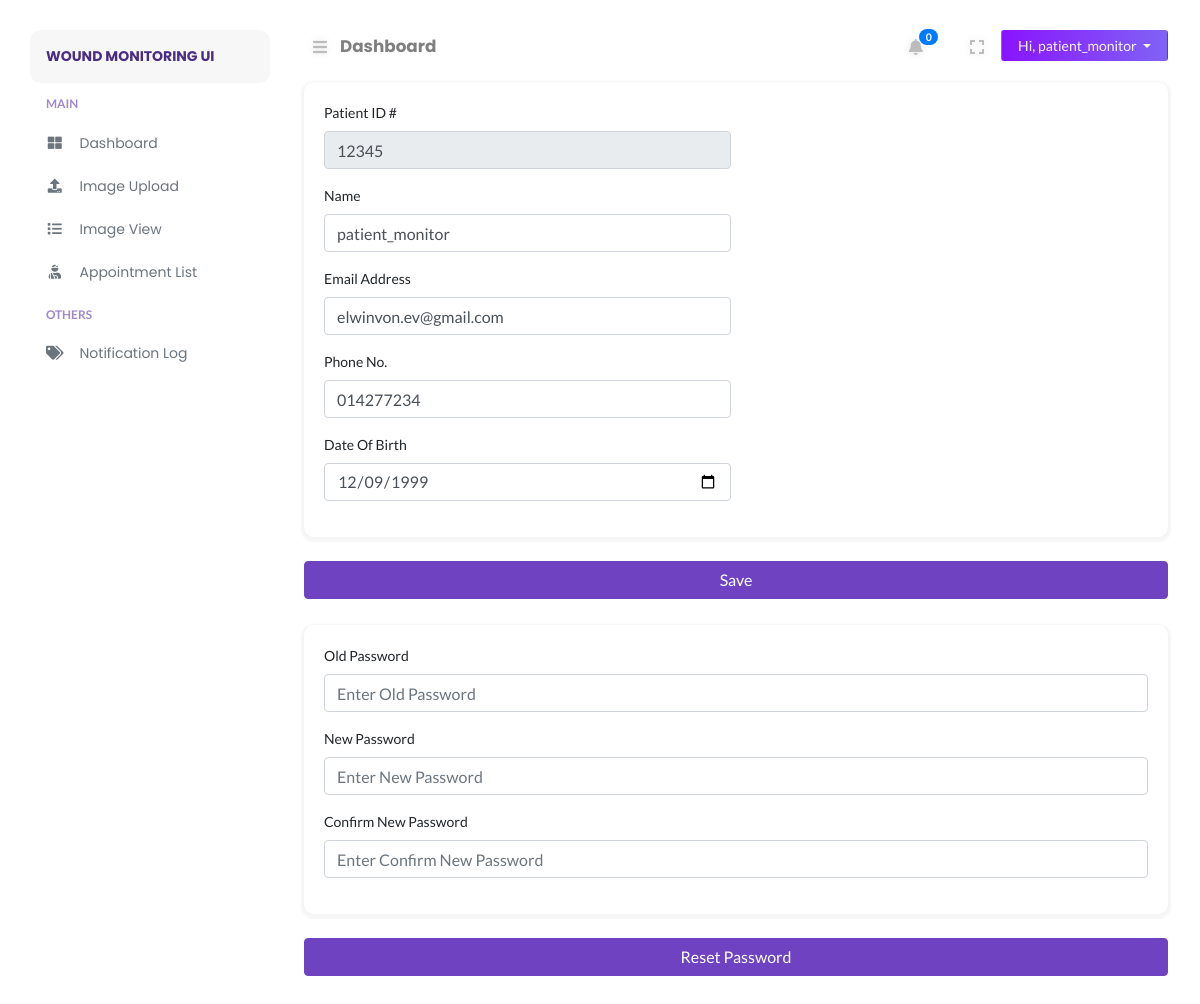
The app's page /patient/profile.php (signed in) with its own data.
### tables this page shows
CREATE TABLE `user_master` (
  `m_id` int(11) NOT NULL,
  `m_name` longtext NOT NULL,
  `m_identity` longtext DEFAULT NULL,
  `m_regis_id` varchar(255) DEFAULT NULL,
  `m_gender` varchar(45) DEFAULT NULL,
  `m_type` varchar(45) NOT NULL COMMENT 'p: patient\\nd: doctor\\ndop: department of pathology\\n',
  `password` longtext NOT NULL,
  `flag` int(11) NOT NULL DEFAULT 1 COMMENT '0: do not show (meaning delete from user perspective)\\\\n1: show',
  `email` longtext NOT NULL,
  `phone` longtext NOT NULL,
  `doctor_inCharge` int(11) NOT NULL DEFAULT 0,
  `m_dob` date DEFAULT NULL,
  `m_age` varchar(255) DEFAULT NULL,
  `m_address` varchar(255) DEFAULT NULL,
  `m_city` varchar(255) DEFAULT NULL,
  `m_state` varchar(255) DEFAULT NULL,
  `m_zipcode` varchar(255) DEFAULT NULL,
  `token` longtext NOT NULL,
  `tokenExpire` datetime DEFAULT NULL,
  `created_at` datetime NOT NULL,
  `updated_at` datetime NOT NULL
);

### patient/includes/path.inc.php (called while the page is built, shortened)
<?php
switch ($_SERVER["SCRIPT_NAME"]) {
    default:
        $CURRENT_PAGE = "Dashboard";
        break;
}

### patient/includes/session.inc.php (called while the page is built, shortened)
<?php
    $sess_id = $_SESSION["sess_id"];
    $patientstmt = $conn->prepare("SELECT * FROM user_master WHERE m_id = ?");
    $patientstmt->bind_param("i", $sess_id);
    $patientstmt->execute();
    $patient_result = $patientstmt->get_result();
    $patient_row = $patient_result->fetch_assoc();

### patient/profile.php (the view, shortened to what this page needs)
<?php
require_once('../config/autoload.php');
require_once('./includes/session.inc.php');
require_once('./includes/path.inc.php');
?>
<!DOCTYPE html>
<html lang="en">
<head>
</head>
<body>
    <div class="page-content" id="content">
        <?php include HEADER; ?>
        <div class="row">
            <div class="col-12">
                <form name="regform" method="POST" action="<?php echo htmlspecialchars($_SERVER["REQUEST_URI"]); ?>" autocomplete="off">
                    <div class="card">
                        <div class="card-body">
                            <div class="form-row">
                                <div class="form-group col-md-6">
                                    <label for="inputAdminID">Patient ID #</label>
                                    <input type="text" name="inputAdminID" class="form-control" id="inputAdminID" value="<?php echo $patient_row["m_regis_id"]; ?>" disabled>
                                </div>
                            </div>
                            <div class="form-row">
                                <div class="form-group col-md-6">
                                    <label for="inputFirstName">Name</label>
                                    <input type="text" name="inputName" class="form-control" id="inputName" placeholder="Enter Name" value="<?php echo $patient_row["m_name"]; ?>" required>
                                </div>
                            </div>
                            <div class="form-row">
                                <div class="form-group col-md-6">
                                    <label for="inputEmailAddress">Email Address</label>
                                    <input type="email" name="inputEmailAddress" class="form-control" id="inputEmailAddress" placeholder="Enter Email Address" value="<?php echo $patient_row["email"]; ?>" required>
                                </div>
                            </div>
                            <div class="form-row">
                                <div class="form-group col-md-6">
                                    <label for="inputPhone">Phone No.</label>
                                    <input type="text" name="inputPhone" class="form-control" id="inputPhone" placeholder="Enter Email Address" value="<?php echo $patient_row["phone"]; ?>" required>
                                </div>
                            </div>
                            <div class="form-row">
                                <div class="form-group col-md-6">
                                    <label for="inputDOB">Date Of Birth</label>
                                    <input type="date" name="inputDOB" class="form-control" id="inputDOB" placeholder="Enter Email Address" value="<?php echo $patient_row["m_dob"]; ?>" required>
                                </div>
                            </div>
                        </div>
                    </div>
                    <div class="mb-3 mt-3">
                        <button type="submit" class="btn btn-primary btn-block" name="savebtn">Save</button>
                    </div>
                </form>
            </div>
        </div>
        <div class="row">
            <div class="col-12">
                <form name="resetform" method="POST" action="<?php echo htmlspecialchars($_SERVER["REQUEST_URI"]); ?>" autocomplete="off">
                    <div class="card">
                        <div class="card-body">
                            <div class="form-group">
                                <label for="inputOldPassword">Old Password</label>
                                <input type="password" name="inputOldPassword" class="form-control" id="inputOldPassword" placeholder="Enter Old Password">
                            </div>
                            <div class="form-group">
                                <label for="inputNewPassword">New Password</label>
                                <input type="password" name="inputNewPassword" class="form-control" id="inputNewPassword" placeholder="Enter New Password">
                            </div>
                            <div class="form-group">
                                <label for="inputConfirmPassword">Confirm New Password</label>
                                <input type="password" name="inputConfirmPassword" class="form-control" id="inputConfirmPassword" placeholder="Enter Confirm New Password">
                            </div>
                        </div>
                    </div>
                    <div class="md-3 mt-3">
                        <button type="submit" class="btn btn-primary btn-block" name="resetbtn">Reset Password</button>
                    </div>
                </form>
            </div>
        </div>
    </div>
</body>
</html>

### patient/layouts/nav_header.php (shortened to what this page needs)
<nav class="navbar navbar-header mb-2">
    <ul class="nav mr-auto">
        <li class="nav-item">
            <button class="btn btn-sm btn-expand" id="sidebarCollapse"><i class="fa fa-bars"></i></button>
        </li>
        <li class="nav-item nav-title">
            <a href="<?php echo $_SERVER["REQUEST_URI"]; ?>"><?php echo $CURRENT_PAGE; ?></a>
        </li>
    </ul>
    <ul class="nav ml-auto">
        <li class="nav-item mr-2">
            <div style="display: inline-block;">
                <button class="btn btn-sm btn-expand" id="notification_button" data-toggle="dropdown" aria-haspopup="true" aria-expanded="false"><i class="fa fa-bell"></i> </button>
                <span class="badge badge-pill badge-primary" style="position: relative; right: 15px; top: -10px;">
                    <?php
                    $notification_count = 0;
                    if ($notification_count < 100) {
                        echo $notification_count;
                    } else {
                        echo '99+';
                    }
                    ?>
                </span>
            </div>
        </li>
        <li class="nav-item mr-2">
            <button class="btn btn-sm btn-expand" id="full-view"><i class="fa fa-expand"></i></button>
        </li>
        <li class="nav-item">
            <div class="btn-group">
                <button type="button" class="btn btn-sm dropdown-toggle btn-profile px-3" data-toggle="dropdown" aria-haspopup="true" aria-expanded="false">
                    Hi, <?php echo $patient_row["m_name"]; ?>
                </button>
            </div>
        </li>
    </ul>
</nav>

### assets/css/typography.css (style rules this page uses)
body { font-size: 14px; font-family: 'Lato', sans-serif; }
a, a:visited { text-decoration: none; transition: all 0.3s ease-in-out; -webkit-transition: all 0.3s ease-in-out; -moz-transition: all 0.3s ease-in-out; -o-transition: all 0.3s ease-in-out; outline: 0; font-family: 'Poppins', 'Helvetica', sans-serif; }
ul, ol { margin-bottom: 0px; margin-top: 0px; padding: 0; }
ul { margin: 0; list-style-type: none; }
button { cursor: pointer; outline: none!important; letter-spacing: 0; }

### assets/css/default.css (style rules this page uses)
.navbar-header { padding: 0 !important; }
.nav-title { padding-top: 4px; margin-left: 4px; }
.nav-title a { font-weight: bold; font-size: 1.05rem; color: rgba(0, 0, 0, .5); }
.btn-profile { background: linear-gradient(to right, #8914fe 0%, #8063f5 100%); color: #f5f5f5; }
button.btn-expand { font-size: 16px !important; color: #bdbcbc; vertical-align: middle; text-shadow: 0 0 8px rgba(0, 0, 0, 0.12); -webkit-transition: color 0.3s ease 0s; transition: color 0.3s ease 0s; }
button#full-view { display: inline-block; }
body { overflow-x: hidden; background: #fff; }
.page-content { width: calc(100% - 15rem); margin-left: 16rem; transition: all 0.4s; padding: 1.9rem 3rem; }
:root { --primary-color: #6F42C2; }
.btn-primary { color: #fff; background-color: #6F42C2 !important; border-color: #6F42C2 !important; }
.card { margin: 10px 0; border-radius: 10px !important; border: 0; margin-bottom: 1.5rem; box-shadow: 0 2px 2px 3px rgba(0, 0, 0, .04); transition: all .2s ease-in-out; }

### assets/css/login.css (style rules this page uses)
html { min-height: 100%; position: relative; }

### records on screen
user_master: m_name "patient_monitor", inputAdminID "12345", inputName "patient_monitor", inputEmailAddress "elwinvon.ev@gmail.com", inputPhone "014277234", inputDOB "12/09/1999"

### other values on screen
$BRAND_NAME "WOUND MONITORING UI"
$CURRENT_PAGE "Dashboard"
$notification_count "0"
